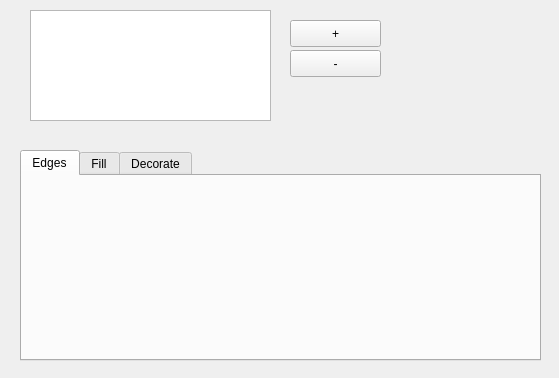
<?xml version="1.0" encoding="UTF-8"?>
<ui version="4.0">
 <class>StyleEditor</class>
 <widget class="QWidget" name="StyleEditor">
  <property name="geometry">
   <rect>
    <x>0</x>
    <y>0</y>
    <width>559</width>
    <height>378</height>
   </rect>
  </property>
  <property name="windowTitle">
   <string>Form</string>
  </property>
  <widget class="QListWidget" name="styleList">
   <property name="geometry">
    <rect>
     <x>30</x>
     <y>10</y>
     <width>241</width>
     <height>111</height>
    </rect>
   </property>
  </widget>
  <widget class="QPushButton" name="newButton">
   <property name="geometry">
    <rect>
     <x>290</x>
     <y>20</y>
     <width>91</width>
     <height>27</height>
    </rect>
   </property>
   <property name="text">
    <string>+</string>
   </property>
  </widget>
  <widget class="QPushButton" name="deleteButton">
   <property name="geometry">
    <rect>
     <x>290</x>
     <y>50</y>
     <width>91</width>
     <height>27</height>
    </rect>
   </property>
   <property name="text">
    <string>-</string>
   </property>
  </widget>
  <widget class="QTabWidget" name="editorTabWidget">
   <property name="geometry">
    <rect>
     <x>20</x>
     <y>150</y>
     <width>521</width>
     <height>211</height>
    </rect>
   </property>
   <property name="currentIndex">
    <number>0</number>
   </property>
   <widget class="QWidget" name="tab">
    <attribute name="title">
     <string>Edges</string>
    </attribute>
   </widget>
   <widget class="QWidget" name="tab_2">
    <attribute name="title">
     <string>Fill</string>
    </attribute>
   </widget>
   <widget class="QWidget" name="tab_3">
    <attribute name="title">
     <string>Decorate</string>
    </attribute>
   </widget>
  </widget>
 </widget>
 <resources/>
 <connections/>
</ui>
